Frame 1 (no input): blank canvas, image omitted
Frame 60 (the mouse pressed at the canvas centre just before this capture): blank canvas, image omitted
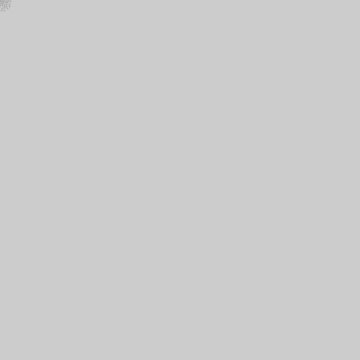
Frame 120 (the mouse held since frame 60 and released just before this capture)

The Processing sketch whose frames 1 and 60 were blank and that drew this single picture after the mouse press (run headless with seeded random() and noise(); from frame 60 on, the mouse is pressed at the canvas centre):

// Processing sketch: spiral
// ── spiral.pde
float x, y, r, theta;

void setup() {
  size(360, 360);
  x = width/2;
  y = height/2;
  r = 0;
  theta = 0;
}

void draw() {
  strokeWeight(2);
  stroke(175);
  r += 0.1;
  theta += 1;
  y = r * sin(theta);
  x = r * cos(theta);
  point(x, y);
  
}
